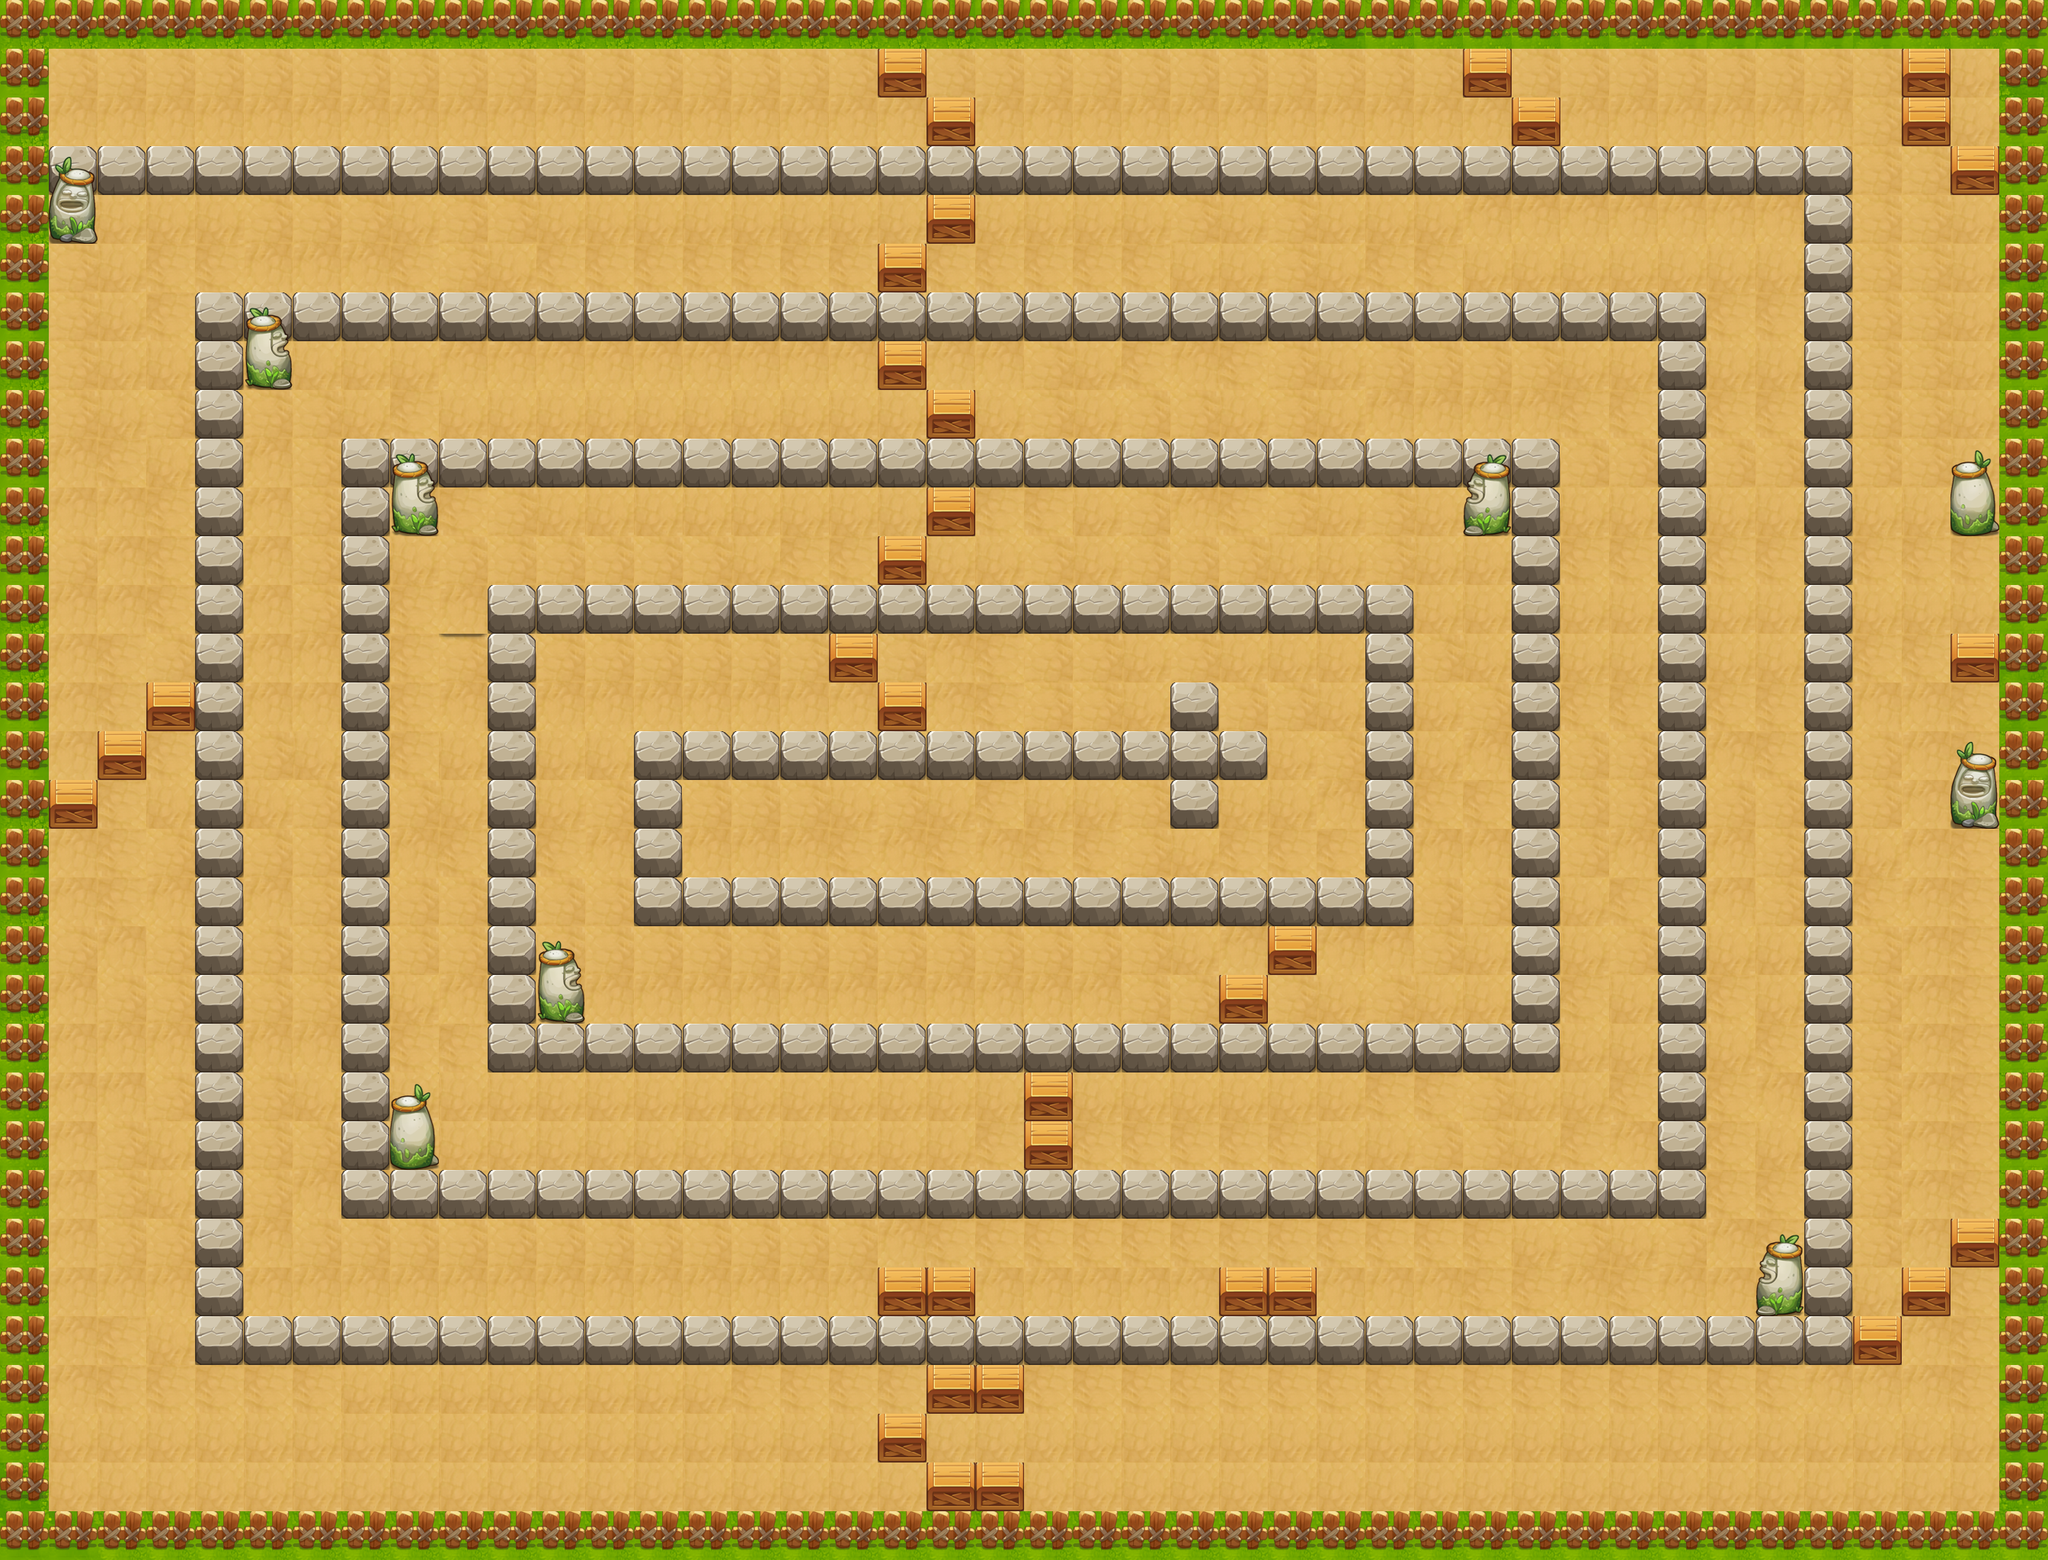

A 2D game scene composited from a Tiled map and its tileset images. What follows is a short description and the map's XML, with each tile layer's data collapsed to a summary:
An orthogonal 42x32 tile map with 64x64 px tiles, 5 tile layers (PASS, 块层 1, 块层 2, 块层 3, ...) and 53 objects (46x TRAP, 6x BOSS, PLAYER).

<map version="1.0" orientation="orthogonal" width="42" height="32" tilewidth="64" tileheight="64">
 <properties>
  <property name="DESTRY1" value="149" />
  <property name="DESTRY2" value="224" />
  <property name="DESTRY3" value="144" />
  <property name="DESTRY4" value="177" />
  <property name="DESTRY5" value="141" />
  <property name="DESTRY6" value="170" />
  <property name="DESTRY7" value="173" />
  <property name="DESTRY_COUNT" value="7" />
  <property name="EXP" value="95" />
  <property name="ITEM" value="D001" />
  <property name="MONEY" value="165" />
 </properties>
 <tileset firstgid="1" name="xzdxc" tilewidth="64" tileheight="64">
  <image source="xzdxc-hd.png" width="1000" height="2048" />
 </tileset>
 <layer name="PASS" width="42" height="32">
  <data>[1344 cells, 542 non-empty, 15 distinct tile ids]</data>
 </layer>
 <layer name="块层 1" width="42" height="32">
  <data>[1344 cells, 1344 non-empty, 16 distinct tile ids]</data>
 </layer>
 <layer name="块层 2" width="42" height="32">
  <data>[1344 cells, 147 non-empty, 2 distinct tile ids]</data>
 </layer>
 <layer name="块层 3" width="42" height="32">
  <data>[1344 cells, 362 non-empty, 2 distinct tile ids]</data>
 </layer>
 <layer name="块层 6" width="42" height="32">
  <data>[1344 cells, 18 non-empty, 8 distinct tile ids]</data>
 </layer>
 <objectgroup name="对象层 1" width="84" height="64">
  <!-- 53 objects omitted --></objectgroup>
</map>
<!-- 53 of 53 objects omitted -->
